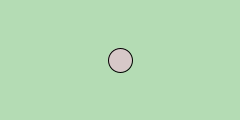
Frame 1 (no input)
Frame 60 (the mouse pressed at the canvas centre just before this capture): identical to frame 1, image omitted
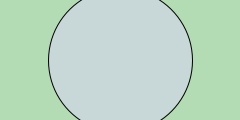
Frame 120 (the mouse held since frame 60 and released just before this capture)

The Processing sketch that drew these frames (run headless with seeded random() and noise(); from frame 60 on, the mouse is pressed at the canvas centre):

// Processing sketch: processing_101796
// ── processing_101796.pde

int x=120;
int y=60;
int radius=12;

void setup() {
  size(240, 120);
  smooth();
  ellipseMode(RADIUS);
}

void draw() {
  background (180, 220, 180);
  float d=dist(mouseX, mouseY, x, y);
  if (d<radius) {
    radius++;
    fill(200, 215, 215);
  } else {
    fill(215, 200, 200);
  }
  ellipse(x, y, radius, radius);
}
